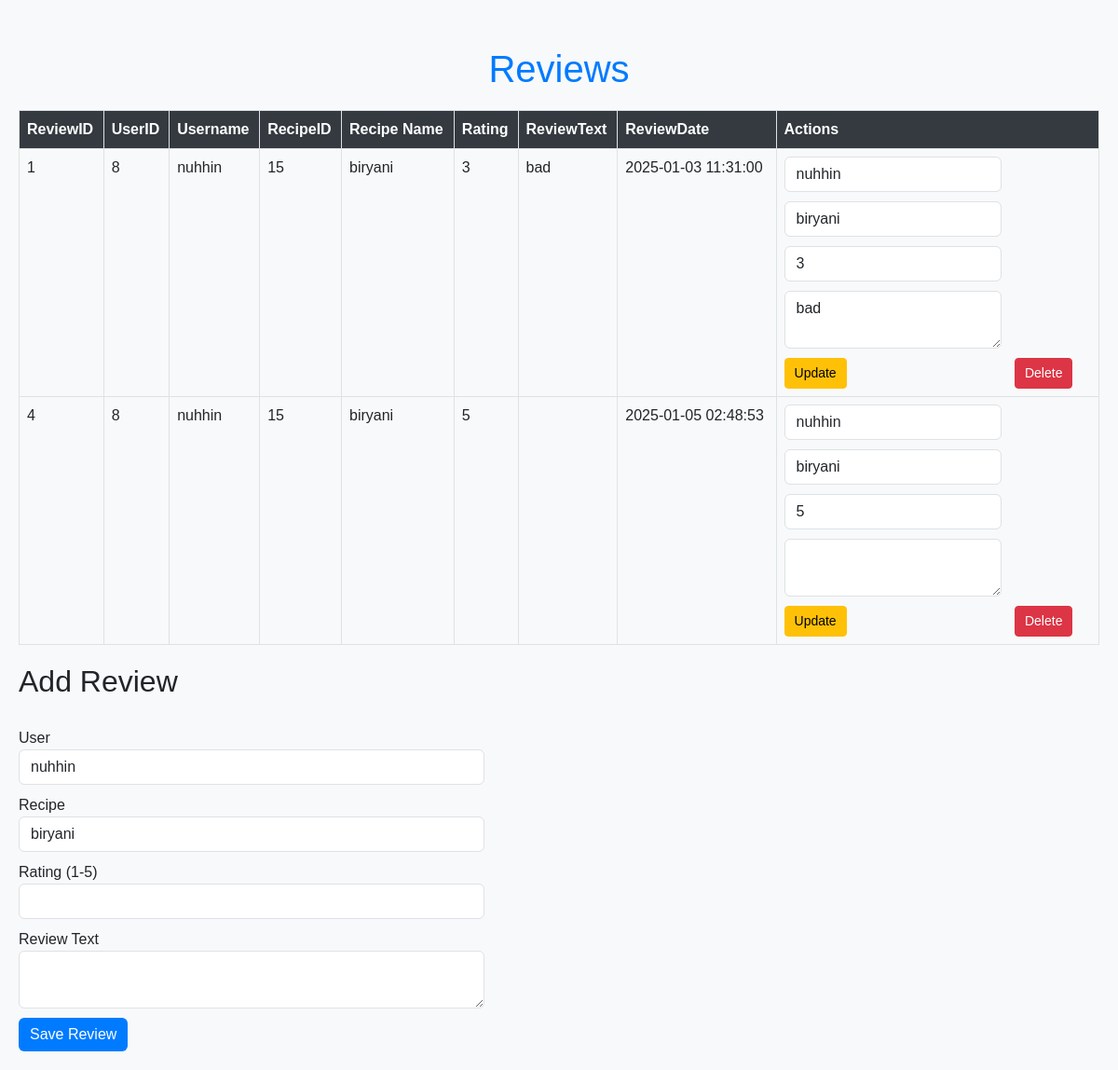
Screenshot of /reviews.php with the database file from the repository.
### tables this page shows
CREATE TABLE `reviews` (
  `ReviewID` int(11) NOT NULL,
  `UserID` int(11) DEFAULT NULL,
  `RecipeID` int(11) DEFAULT NULL,
  `Rating` int(11) DEFAULT NULL CHECK (`Rating` between 1 and 5),
  `ReviewText` text DEFAULT NULL,
  `ReviewDate` timestamp NOT NULL DEFAULT current_timestamp()
);

CREATE TABLE `users` (
  `UserID` int(11) NOT NULL,
  `Username` varchar(50) DEFAULT NULL,
  `Email` varchar(100) DEFAULT NULL,
  `PasswordHash` varchar(255) DEFAULT NULL
);

CREATE TABLE `recipes` (
  `RecipeID` int(11) NOT NULL,
  `Name` varchar(100) NOT NULL,
  `Description` text DEFAULT NULL,
  `Region` varchar(50) DEFAULT NULL,
  `CuisineType` varchar(50) DEFAULT NULL
);

### reviews.php (the view, shortened to what this page needs)
<?php
require_once 'dbconnect.php';
$result = $conn->query("SELECT * FROM Reviews");
$reviews = $result->fetch_all(MYSQLI_ASSOC);
$usersResult = $conn->query("SELECT UserID, Username FROM users");
$users = $usersResult->fetch_all(MYSQLI_ASSOC);
$recipesResult = $conn->query("SELECT RecipeID, Name FROM Recipes");
$recipes = $recipesResult->fetch_all(MYSQLI_ASSOC);
?>
<!DOCTYPE html>
<html lang="en">
<head>
    <link href="https://cdn.jsdelivr.net/npm/bootstrap@5.3.0-alpha1/dist/css/bootstrap.min.css" rel="stylesheet">
</head>
<body>
    <div class="container">
        <h1>Reviews</h1>
        <table class="table table-bordered">
            <thead>
                <tr>
                    <th>ReviewID</th>
                    <th>UserID</th>
                    <th>Username</th>
                    <th>RecipeID</th>
                    <th>Recipe Name</th>
                    <th>Rating</th>
                    <th>ReviewText</th>
                    <th>ReviewDate</th>
                    <th>Actions</th>
                </tr>
            </thead>
            <tbody>
                <?php foreach ($reviews as $review): ?>
                    <tr>
                        <td><?php echo htmlspecialchars($review['ReviewID']); ?></td>
                        <td><?php echo htmlspecialchars($review['UserID']); ?></td>
                        <td><?php
                            $user = array_filter($users, function ($u) use ($review) {
                                return $u['UserID'] == $review['UserID'];
                            });
                            echo htmlspecialchars(array_shift($user)['Username']);
                        ?></td>
                        <td><?php echo htmlspecialchars($review['RecipeID']); ?></td>
                        <td><?php
                            $recipe = array_filter($recipes, function ($r) use ($review) {
                                return $r['RecipeID'] == $review['RecipeID'];
                            });
                            echo htmlspecialchars(array_shift($recipe)['Name']);
                        ?></td>
                        <td><?php echo htmlspecialchars($review['Rating']); ?></td>
                        <td><?php echo htmlspecialchars($review['ReviewText']); ?></td>
                        <td><?php echo htmlspecialchars($review['ReviewDate']); ?></td>
                        <td class="actions">
                            <form action="" method="POST">
                                <select name="userID" required class="form-control">
                                    <?php foreach ($users as $user): ?>
                                        <option value="<?php echo $user['UserID']; ?>"
                                            <?php echo ($user['UserID'] == $review['UserID']) ? 'selected' : ''; ?>>
                                            <?php echo htmlspecialchars($user['Username']); ?>
                                        </option>
                                    <?php endforeach; ?>
                                </select>
                                <select name="recipeID" required class="form-control">
                                    <?php foreach ($recipes as $recipe): ?>
                                        <option value="<?php echo $recipe['RecipeID']; ?>"
                                            <?php echo ($recipe['RecipeID'] == $review['RecipeID']) ? 'selected' : ''; ?>>
                                            <?php echo htmlspecialchars($recipe['Name']); ?>
                                        </option>
                                    <?php endforeach; ?>
                                </select>
                                <input type="number" name="rating" value="<?php echo $review['Rating']; ?>" required class="form-control">
                                <textarea name="reviewText" required class="form-control"><?php echo $review['ReviewText']; ?></textarea>
                                <button type="submit" class="btn btn-warning btn-sm">Update</button>
                            </form>
                            <form action="" method="POST">
                                <button type="submit" class="btn btn-danger btn-sm">Delete</button>
                            </form>
                        </td>
                    </tr>
                <?php endforeach; ?>
            </tbody>
        </table>
        <h2>Add Review</h2>
        <form action="" method="POST" class="add-form">
            <div class="form-group">
                <label for="userID">User</label>
                <select name="userID" id="userID" required class="form-control">
                    <?php foreach ($users as $user): ?>
                        <option value="<?php echo $user['UserID']; ?>"><?php echo htmlspecialchars($user['Username']); ?></option>
                    <?php endforeach; ?>
                </select>
            </div>
            <div class="form-group">
                <label for="recipeID">Recipe</label>
                <select name="recipeID" id="recipeID" required class="form-control">
                    <?php foreach ($recipes as $recipe): ?>
                        <option value="<?php echo $recipe['RecipeID']; ?>"><?php echo htmlspecialchars($recipe['Name']); ?></option>
                    <?php endforeach; ?>
                </select>
            </div>
            <div class="form-group">
                <label for="rating">Rating (1-5)</label>
                <input type="number" name="rating" id="rating" min="1" max="5" required class="form-control">
            </div>
            <div class="form-group">
                <label for="reviewText">Review Text</label>
                <textarea name="reviewText" id="reviewText" required class="form-control"></textarea>
            </div>
            <button type="submit" class="btn btn-custom">Save Review</button>
        </form>
    </div>
</body>
</html>

### reviews.php (style rules this page uses)
body { background-color: #f8f9fa; font-family: 'Arial', sans-serif; }
.container { max-width: 1200px; margin: 0 auto; padding: 20px; }
h1 { color: #007bff; text-align: center; margin-top: 30px; }
h2 { margin-top: 20px; }
.table { background-color: #e9ecef; width: 100%; margin-top: 20px; }
.table th { background-color: #343a40; color: white; }
.table td { background-color: #f8f9fa; }
.form-control { margin-bottom: 10px; }
.btn-custom { background-color: #007bff; color: white; border: none; }
.btn-sm { padding: 5px 10px; }
.actions form { display: inline-block; margin-right: 10px; }
.add-form { max-width: 500px; margin-top: 30px; }

### rows the page displays
reviews: ReviewID "1", UserID "8", UserID.Username "nuhhin", RecipeID "15", RecipeID.Name "biryani", Rating "3", ReviewText "bad", ReviewDate "2025-01-03 11:31:00", userID "nuhhin", recipeID "biryani", rating "3", reviewText "bad"
reviews: ReviewID "4", UserID "8", UserID.Username "nuhhin", RecipeID "15", RecipeID.Name "biryani", Rating "5", ReviewDate "2025-01-05 02:48:53", userID "nuhhin", recipeID "biryani", rating "5"

### other values shown
form field userID "nuhhin"
form field recipeID "biryani"
